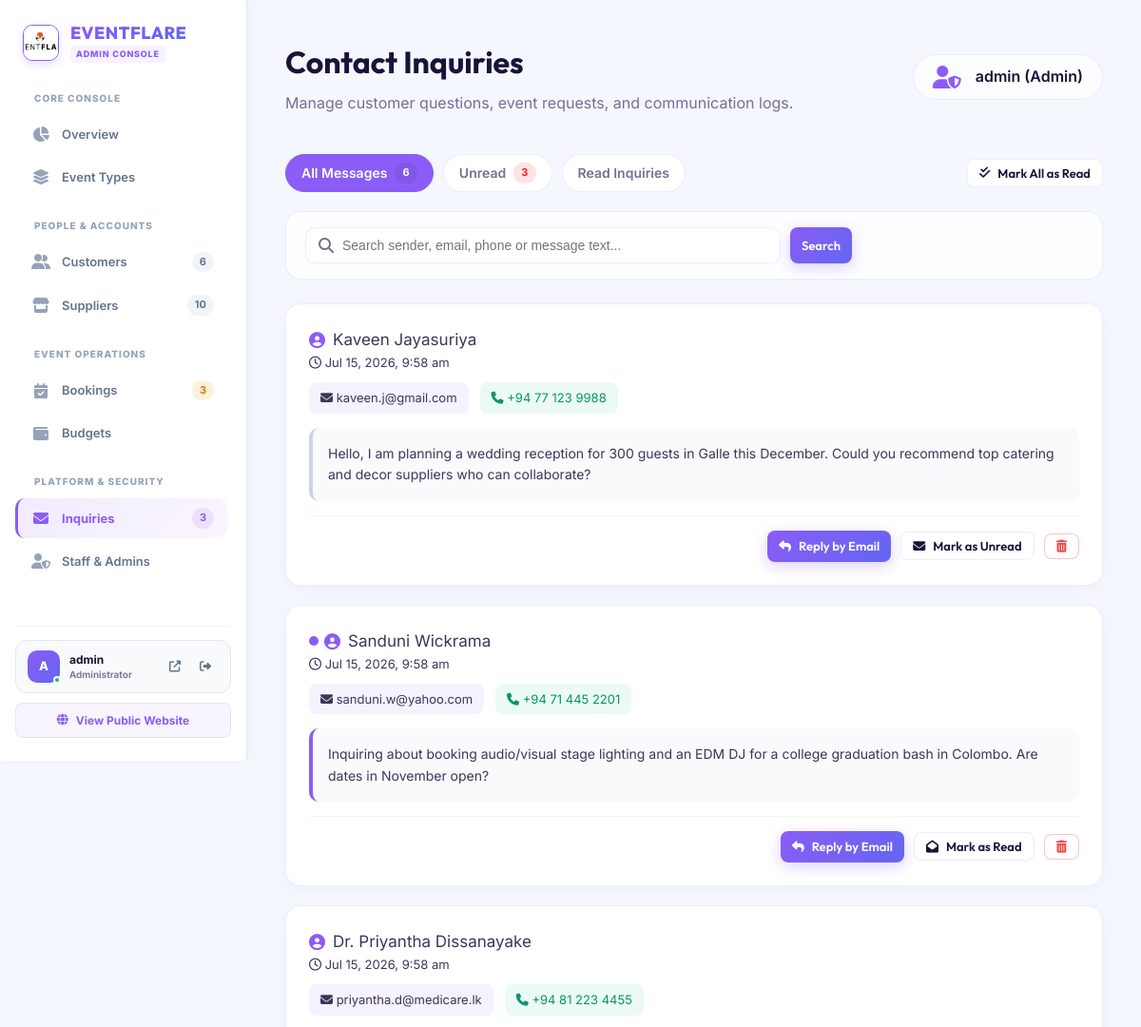
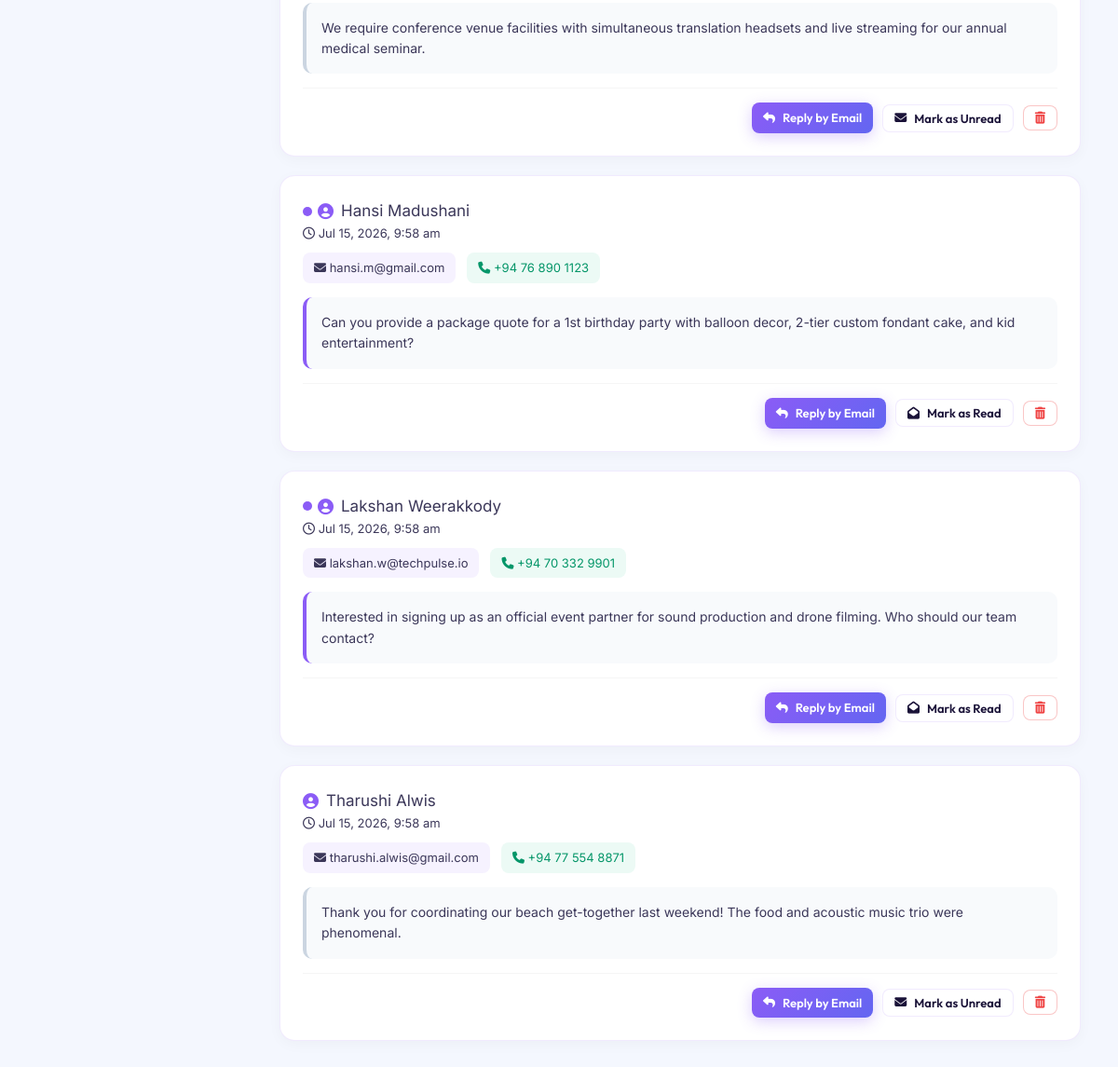
Screenshot of /public/admin/Messages.php (signed in) with the database file from the repository (2 pictures, top to bottom).
### tables this page shows
CREATE TABLE IF NOT EXISTS `contact_messages` (
  `id` INT AUTO_INCREMENT PRIMARY KEY,
  `firstname` VARCHAR(50) NOT NULL,
  `lastname` VARCHAR(50) NOT NULL,
  `email` VARCHAR(100) NOT NULL,
  `phone` VARCHAR(20) NOT NULL,
  `message` TEXT NOT NULL,
  `is_read` TINYINT(1) NOT NULL DEFAULT 0,
  `created_at` TIMESTAMP DEFAULT CURRENT_TIMESTAMP
);

### public/admin/Messages.php (the view, shortened to what this page needs)
<?php
require_once __DIR__ . '/../../config/database.php';
$filter = $_GET['filter'] ?? 'all';
$search = trim($_GET['search'] ?? '');
$where_clauses = ["1=1"];
$where_sql = implode(" AND ", $where_clauses);
$unread_cnt = 0;
$total_cnt = 0;
$cnt_res = $conn->query("SELECT COUNT(*) as total, SUM(CASE WHEN is_read = 0 THEN 1 ELSE 0 END) as unread FROM contact_messages");
if ($cnt_res && $row = $cnt_res->fetch_assoc()) {
    $total_cnt = (int)$row['total'];
    $unread_cnt = (int)($row['unread'] ?? 0);
}
$sql = "SELECT * FROM contact_messages WHERE {$where_sql} ORDER BY created_at DESC";
$stmt = $conn->prepare($sql);
$stmt->execute();
$messages = $stmt->get_result()->fetch_all(MYSQLI_ASSOC);
?>
<!DOCTYPE html>
<html lang="en">
<head>
    <link rel="stylesheet" href="../assets/css/global.css">
    <link rel="stylesheet" href="../assets/css/admin-dashboard.css">
    <link rel="stylesheet" href="https://cdnjs.cloudflare.com/ajax/libs/font-awesome/6.4.0/css/all.min.css">
</head>
<body class="dashboard-body">
    <?php include __DIR__ . '/../../includes/admin_sidebar.php'; ?>
    <main class="dashboard-content">
        <div class="dashboard-header">
            <div class="dashboard-title">
                <h1>Contact Inquiries</h1>
                <p>Manage customer questions, event requests, and communication logs.</p>
            </div>
            <div class="dashboard-user">
                <i class="fas fa-user-shield"></i>
                <span><?= htmlspecialchars($_SESSION['login_user']); ?> (Admin)</span>
            </div>
        </div>
        <div style="display: flex; justify-content: space-between; align-items: center; flex-wrap: wrap; gap: 15px; margin-bottom: 20px;">
            <div class="inbox-nav" style="margin-bottom: 0; border: none; padding: 0;">
                <a href="Messages.php?filter=all" class="inbox-tab <?= ($filter === 'all') ? 'active' : ''; ?>">
                    All Messages <span class="badge" style="padding: 2px 8px; font-size: 11px; background: rgba(0,0,0,0.06);"><?= $total_cnt; ?></span>
                </a>
                <a href="Messages.php?filter=unread" class="inbox-tab <?= ($filter === 'unread') ? 'active' : ''; ?>">
                    Unread <span class="badge" style="padding: 2px 8px; font-size: 11px; background: rgba(239, 68, 68, 0.15); color: #dc2626;"><?= $unread_cnt; ?></span>
                </a>
                <a href="Messages.php?filter=read" class="inbox-tab <?= ($filter === 'read') ? 'active' : ''; ?>">
                    Read Inquiries
                </a>
            </div>
            <?php if ($unread_cnt > 0): ?>
                <form method="POST" action="Messages.php" style="margin:0;">
                    <button type="submit" class="btn btn-outline btn-sm">
                        <i class="fas fa-check-double"></i> Mark All as Read
                    </button>
                </form>
            <?php endif; ?>
        </div>
        <div class="dashboard-toolbar">
            <form method="GET" action="Messages.php" style="display:flex; gap: 10px; flex: 1;">
                <div class="toolbar-search" style="max-width: 500px;">
                    <i class="fas fa-search"></i>
                    <input type="text" name="search" placeholder="Search sender, email, phone or message text..." value="<?= htmlspecialchars($search); ?>">
                </div>
                <button type="submit" class="btn btn-primary btn-sm">Search</button>
            </form>
        </div>
        <div class="messages-container" style="background: transparent; padding: 0; border: none; box-shadow: none;">
            <?php if (!empty($messages)): ?>
                <?php foreach ($messages as $row): ?>
                    <?php $is_unread = ((int)$row['is_read'] === 0); ?>
                    <div class="message-card <?= $is_unread ? 'unread' : ''; ?>" style="background: #ffffff; border-radius: 16px; padding: 24px; box-shadow: 0 4px 15px rgba(0,0,0,0.03); border: 1px solid var(--card-border); margin-bottom: 20px;">
                        <div class="msg-header">
                            <div class="msg-sender" style="font-size: 17px; display: flex; align-items: center;">
                                <?php if ($is_unread): ?>
                                    <span class="unread-dot" title="Unread Message"></span>
                                <?php endif; ?>
                                <i class="fas fa-user-circle" style="color: var(--primary); margin-right: 8px;"></i>
                                <?= htmlspecialchars($row['firstname'] . ' ' . $row['lastname']); ?>
                            </div>
                            <div class="msg-date" style="font-size: 13px;">
                                <i class="far fa-clock"></i> <?= date('M j, Y, g:i a', strtotime($row['created_at'])); ?>
                            </div>
                        </div>
                        <div class="msg-contact" style="margin-top: 10px; margin-bottom: 15px; display: flex; gap: 12px; flex-wrap: wrap;">
                            <span style="background: rgba(139, 92, 246, 0.08); padding: 6px 12px; border-radius: 8px; font-size: 13px;">
                                <i class="fas fa-envelope"></i> <?= htmlspecialchars($row['email']); ?>
                            </span>
                            <span style="background: rgba(16, 185, 129, 0.08); color: #059669; padding: 6px 12px; border-radius: 8px; font-size: 13px;">
                                <i class="fas fa-phone"></i> <?= htmlspecialchars($row['phone']); ?>
                            </span>
                        </div>
                        <div class="msg-body" style="background: #f8fafc; padding: 16px; border-radius: 10px; border-left: 4px solid <?= $is_unread ? 'var(--primary)' : '#cbd5e1'; ?>; font-size: 14px; line-height: 1.6;">
                            <?= nl2br(htmlspecialchars($row['message'])); ?>
                        </div>
                        <div style="display: flex; justify-content: flex-end; align-items: center; gap: 10px; margin-top: 15px; border-top: 1px solid rgba(0,0,0,0.04); padding-top: 15px;">
                            <a href="mailto:<?= htmlspecialchars($row['email']); ?>?subject=<?= urlencode('Regarding your inquiry on EVENTFLARE'); ?>"
                               class="btn btn-primary btn-sm">
                                <i class="fas fa-reply"></i> Reply by Email
                            </a>
                            <form method="POST" action="Messages.php" style="margin:0;">
                                <button type="submit" class="btn btn-outline btn-sm">
                                    <i class="fas <?= $is_unread ? 'fa-envelope-open' : 'fa-envelope'; ?>"></i>
                                    <?= $is_unread ? 'Mark as Read' : 'Mark as Unread'; ?>
                                </button>
                            </form>
                            <form method="POST" action="Messages.php" style="margin:0;" onsubmit="return confirm('Are you sure you want to delete this message?');">
                                <button type="submit" class="btn btn-danger-outline btn-sm" title="Delete Inquiry">
                                    <i class="fas fa-trash-alt"></i>
                                </button>
                            </form>
                        </div>
                    </div>
                <?php endforeach; ?>
            <?php endif; ?>
        </div>
    </main>
</body>
</html>

### public/assets/css/global.css (style rules this page uses)
:root { --bg-main: radial-gradient(circle at top right, #f1edfd, #fcfbfe 70%); --bg-darker: #f5f3fb; --card-bg: rgba(255, 255, 255, 0.7); --card-border: rgba(139, 92, 246, 0.12); --card-glow: rgba(139, 92, 246, 0.08); --primary: #8b5cf6; --primary-hover: #7c3aed; --secondary: #6366f1; --secondary-hover: #4f46e5; --text-main: #3b3759; --text-muted: #747094; --text-white: #ffffff; --text-heading: #1a1238; --success: #059669; --error: #dc2626; --warning: #d97706; --font-heading: 'Outfit', sans-serif; --font-body: 'Inter', sans-serif; --transition-smooth: all 0.3s cubic-bezier(0.4, 0, 0.2, 1); --shadow-premium: 0 10px 30px -10px rgba(139, 92, 246, 0.12); }
* { margin: 0; padding: 0; box-sizing: border-box; }
html, body { background: var(--bg-main); background-color: var(--bg-darker); color: var(--text-main); font-family: var(--font-body); min-height: 100vh; overflow-x: hidden; line-height: 1.6; }
h1, h2, h3, h4, h5, h6 { font-family: var(--font-heading); color: var(--text-heading); font-weight: 600; }
a { color: var(--primary); text-decoration: none; transition: var(--transition-smooth); }
.btn { display: inline-flex; align-items: center; justify-content: center; padding: 12px 24px; font-family: var(--font-heading); font-size: 15px; font-weight: 600; border-radius: 10px; border: none; cursor: pointer; transition: var(--transition-smooth); gap: 8px; text-align: center; }
.btn-primary { background: linear-gradient(135deg, var(--primary), var(--secondary)); color: var(--text-white); box-shadow: 0 4px 15px rgba(139, 92, 246, 0.3); }

### public/assets/css/admin-dashboard.css (style rules this page uses)
:root { --sidebar-width: 260px; --dashboard-bg: #f4f7fe; }
body.dashboard-body { background: var(--dashboard-bg); margin: 0; padding: 0; padding-top: 0 !important; overflow-x: hidden; }
.dashboard-content { margin-left: var(--sidebar-width); padding: 40px; min-height: 100vh; }
.dashboard-header { display: flex; justify-content: space-between; align-items: center; margin-bottom: 40px; }
.dashboard-title h1 { font-size: 32px; font-weight: 700; color: var(--text-heading); margin-bottom: 5px; }
.dashboard-title p { color: var(--text-muted); }
.dashboard-user { display: flex; align-items: center; gap: 15px; background: rgba(255, 255, 255, 0.7); padding: 10px 20px; border-radius: 50px; border: 1px solid var(--card-border); backdrop-filter: blur(10px); }
.dashboard-user i { font-size: 24px; color: var(--primary); }
.dashboard-user span { font-weight: 600; color: var(--text-heading); }
.badge { display: inline-flex; align-items: center; gap: 6px; padding: 6px 14px; border-radius: 20px; font-size: 12px; font-weight: 700; text-transform: capitalize; letter-spacing: 0.3px; }
.dashboard-toolbar { display: flex; flex-wrap: wrap; align-items: center; justify-content: space-between; gap: 15px; margin-bottom: 25px; background: rgba(255, 255, 255, 0.8); padding: 16px 20px; border-radius: 16px; border: 1px solid var(--card-border); backdrop-filter: blur(10px); }
.toolbar-search { position: relative; flex: 1; min-width: 250px; max-width: 400px; }
.toolbar-search i { position: absolute; left: 14px; top: 50%; transform: translateY(-50%); color: var(--text-muted); }
.toolbar-search input { width: 100%; padding: 10px 14px 10px 38px; border-radius: 10px; border: 1px solid var(--card-border); background: #ffffff; font-size: 14px; outline: none; transition: var(--transition-smooth); }
.btn-sm { padding: 6px 12px; font-size: 13px; border-radius: 8px; font-weight: 600; }
.btn-outline { background: #ffffff; border: 1px solid var(--card-border); color: var(--text-heading); cursor: pointer; transition: var(--transition-smooth); }
.btn-danger-outline { background: #ffffff; border: 1px solid rgba(239, 68, 68, 0.3); color: #ef4444; cursor: pointer; transition: var(--transition-smooth); }

### rows the page displays
contact_messages: firstname+lastname "Kaveen Jayasuriya", created_at "Jul 15, 2026, 9:58 am", email "kaveen.j@gmail.com", phone "+94 77 123 9988", message "Hello, I am planning a wedding reception for 300 guests in Galle this December. Could you recommend top catering and decor suppliers who can collaborate?", is_read 1 (drawn)
contact_messages: is_read 0 (drawn), firstname+lastname "Sanduni Wickrama", created_at "Jul 15, 2026, 9:58 am", email "sanduni.w@yahoo.com", phone "+94 71 445 2201", message "Inquiring about booking audio/visual stage lighting and an EDM DJ for a college graduation bash in Colombo. Are dates in November open?"
contact_messages: firstname+lastname "Dr. Priyantha Dissanayake", created_at "Jul 15, 2026, 9:58 am", email "priyantha.d@medicare.lk", phone "+94 81 223 4455", message "We require conference venue facilities with simultaneous translation headsets and live streaming for our annual medical seminar.", is_read 1 (drawn)
contact_messages: is_read 0 (drawn), firstname+lastname "Hansi Madushani", created_at "Jul 15, 2026, 9:58 am", email "hansi.m@gmail.com", phone "+94 76 890 1123", message "Can you provide a package quote for a 1st birthday party with balloon decor, 2-tier custom fondant cake, and kid entertainment?"
contact_messages: is_read 0 (drawn), firstname+lastname "Lakshan Weerakkody", created_at "Jul 15, 2026, 9:58 am", email "lakshan.w@techpulse.io", phone "+94 70 332 9901", message "Interested in signing up as an official event partner for sound production and drone filming. Who should our team contact?"
contact_messages: firstname+lastname "Tharushi Alwis", created_at "Jul 15, 2026, 9:58 am", email "tharushi.alwis@gmail.com", phone "+94 77 554 8871", message "Thank you for coordinating our beach get-together last weekend! The food and acoustic music trio were phenomenal.", is_read 1 (drawn)

### other values shown
$badge_customers "6"
$badge_suppliers "10"
$badge_pending_bookings "3"
$badge_unread_messages "3"
$admin_initial "A"
$current_admin_user "admin"
$_SESSION['login_user'] "admin"
$total_cnt "6"
$unread_cnt "3"
